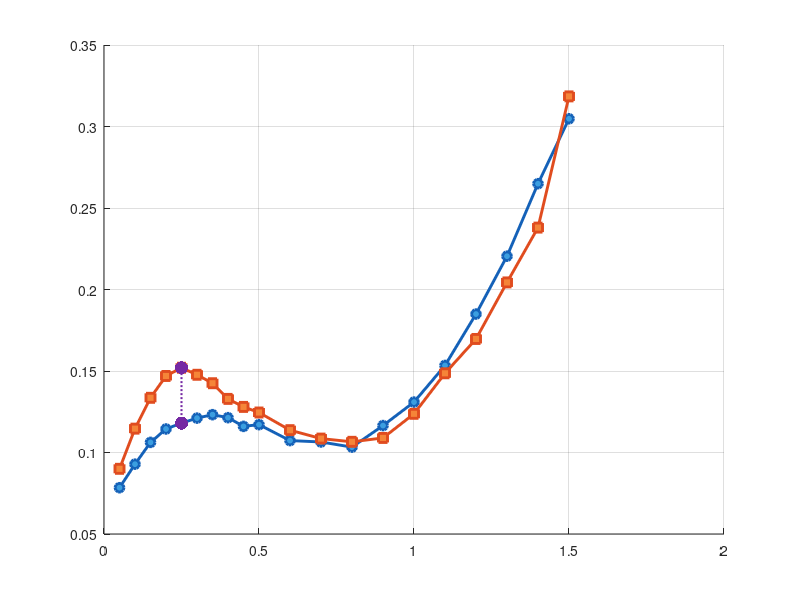

MATLAB code for this plot: (Note: this script raises an error after producing the figure.)
%% Compare two dead-time identification results
% The current axis uses the 20 target-current points from identify_dead.c.

current_A = [ ...
    0.05 0.10 0.15 0.20 0.25 0.30 0.35 0.40 0.45 0.50 ...
    0.60 0.70 0.80 0.90 1.00 1.10 1.20 1.30 1.40 1.50];

dead_voltage_result_1_V = [ ...
    0.0783979446 0.0928440690 0.1062120500 0.1144288780 0.1180228590 ...
    0.1210918430 0.1232030390 0.1213740110 0.1160281900 0.1171035770 ...
    0.1073126790 0.1064603330 0.1032989030 0.1165223120 0.1309335230 ...
    0.1534061430 0.1849372390 0.2204387190 0.2649173740 0.3047542570];

dead_voltage_result_2_V = [ ...
    0.08999722278 0.1146392520 0.1335574390 0.1469503640 0.1519996520 ...
    0.14768677900 0.1424975400 0.1328917740 0.1279740330 0.1245332960 ...
    0.11370384700 0.1085379120 0.1065578460 0.1089334490 0.1237363820 ...
    0.14858698800 0.1696553230 0.2043409350 0.2379789350 0.3184723850];

assert(numel(current_A) == numel(dead_voltage_result_1_V));
assert(numel(current_A) == numel(dead_voltage_result_2_V));

difference_V = dead_voltage_result_2_V - dead_voltage_result_1_V;
[max_abs_difference_V, max_difference_idx] = max(abs(difference_V));
rmse_V = sqrt(mean(difference_V.^2));

fig = figure('Color', 'w', 'Position', [100 100 1200 720]);
ax = axes(fig);
hold(ax, 'on');

plot(ax, current_A, dead_voltage_result_1_V, '-o', ...
    'Color', [0.08 0.38 0.72], 'LineWidth', 2.1, ...
    'MarkerSize', 6.5, 'MarkerFaceColor', [0.23 0.62 0.88], ...
    'DisplayName', 'Identification result 1');
plot(ax, current_A, dead_voltage_result_2_V, '-s', ...
    'Color', [0.88 0.30 0.12], 'LineWidth', 2.1, ...
    'MarkerSize', 6.5, 'MarkerFaceColor', [0.96 0.52 0.22], ...
    'DisplayName', 'Identification result 2');

scatter(ax, current_A(max_difference_idx), ...
    dead_voltage_result_1_V(max_difference_idx), 90, ...
    [0.46 0.16 0.64], 'filled', 'HandleVisibility', 'off');
scatter(ax, current_A(max_difference_idx), ...
    dead_voltage_result_2_V(max_difference_idx), 90, ...
    [0.46 0.16 0.64], 'filled', 'HandleVisibility', 'off');
plot(ax, [current_A(max_difference_idx) current_A(max_difference_idx)], ...
    [dead_voltage_result_1_V(max_difference_idx) ...
     dead_voltage_result_2_V(max_difference_idx)], ':', ...
    'Color', [0.46 0.16 0.64], 'LineWidth', 1.5, ...
    'DisplayName', 'Largest difference');

hold(ax, 'off');
grid(ax, 'on');
ax.XMinorGrid = 'on';
ax.YMinorGrid = 'on';
ax.GridAlpha = 0.22;
ax.Box = 'on';
ax.FontSize = 12;
ax.FontName = 'Microsoft YaHei';
ax.TickDir = 'out';

title(ax, 'Comparison of two dead-time identification results - latest dataset');
subtitle(ax, 'Current coordinates use the identification target-current points');
xlabel(ax, 'Identified current magnitude |I| (A)');
ylabel(ax, 'Dead-time compensation voltage V_{dead} (V)');
legend(ax, 'Location', 'northwest', 'Box', 'off');
xlim(ax, [0 1.55]);
y_axis_max = ceil(max([dead_voltage_result_1_V dead_voltage_result_2_V]) / 0.05) * 0.05;
ylim(ax, [0 y_axis_max]);

summary_text = sprintf(['RMSE between results = %.4f V\n' ...
    'Max difference = %.4f V at %.2f A\n' ...
    'Result 2 - Result 1 = %+.4f V'], ...
    rmse_V, max_abs_difference_V, current_A(max_difference_idx), ...
    difference_V(max_difference_idx));
text(ax, 0.98, 0.05, summary_text, 'Units', 'normalized', ...
    'HorizontalAlignment', 'right', 'VerticalAlignment', 'bottom', ...
    'FontName', 'Consolas', 'FontSize', 11, ...
    'BackgroundColor', 'w', 'EdgeColor', [0.75 0.75 0.75], ...
    'Margin', 7);

script_dir = fileparts(mfilename('fullpath'));
output_path = fullfile(script_dir, 'deadtime_identification_two_results_latest.png');
exportgraphics(ax, output_path, 'Resolution', 220);

fprintf('Output: %s\n', output_path);
fprintf('RMSE between results: %.7f V\n', rmse_V);
fprintf('Max absolute difference: %.7f V at %.2f A\n', ...
    max_abs_difference_V, current_A(max_difference_idx));
